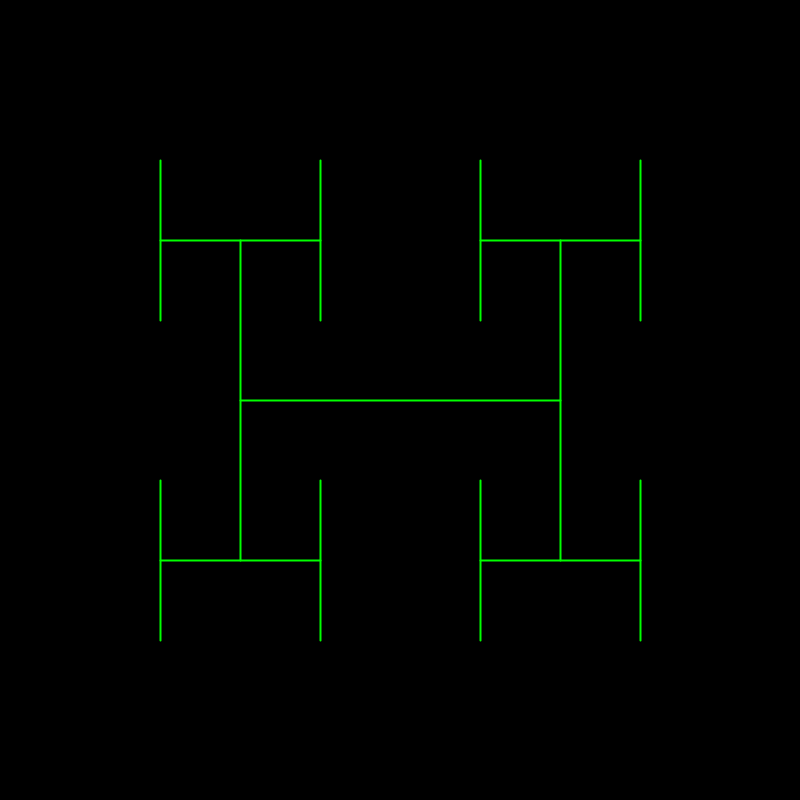
Frame 1 (no input)
Frame 60 (the mouse pressed at the canvas centre just before this capture): identical to frame 1, image omitted
Frame 120 (the mouse held since frame 60 and released just before this capture): identical to frame 1, image omitted

The Processing sketch that drew this single still picture (run headless with seeded random() and noise(); from frame 60 on, the mouse is pressed at the canvas centre):

// Processing sketch: HTree
// ── HTree.pde
HShape[] currentFour;
float req;
void setup() {
  size(800, 800);
  req = width*.4;
}

void draw() {
  background(0);
  addShape(new HShape(new PVector(width/2, height/2), width*.4));
}


void addShape(HShape h) {
  h.showShape();
  if (h.len >= req) {
    addShape(new HShape(h.left.getStart(), h.len*.5));
    addShape(new HShape(h.left.getEnd(), h.len*.5));
    addShape(new HShape(h.right.getStart(), h.len*.5));
    addShape(new HShape(h.right.getEnd(), h.len*.5));
  }
}

// ── HShape.pde
class HShape {
  Line left, middle, right;
  PVector initialLoc;
  float len;
  HShape(PVector loc, float len_) {
    initialLoc = loc;
    len = len_;
    initializeShape();
  }

  void initializeShape() {
    middle = new Line(initialLoc.x-len/2, initialLoc.y, initialLoc.x+len/2, initialLoc.y);
    left = new Line(initialLoc.x-len/2, initialLoc.y-len/2, initialLoc.x-len/2, initialLoc.y+len/2);
    right = new Line(initialLoc.x+len/2, initialLoc.y-len/2, initialLoc.x+len/2, initialLoc.y+len/2);
  }

  void showShape() {
    middle.show();
    left.show();
    right.show();
  }

  class Line {
    PVector start, end;
    Line(float startX, float startY, float endX, float endY) {
      start = new PVector(startX, startY);
      end = new PVector(endX, endY);
    }

    PVector getStart() {
      return start.copy();
    }

    PVector getEnd() {
      return end.copy();
    }

    void show() {
      stroke(0, 255, 0);
      strokeWeight(2);
      line(start.x, start.y, end.x, end.y);
    }
  }
}
